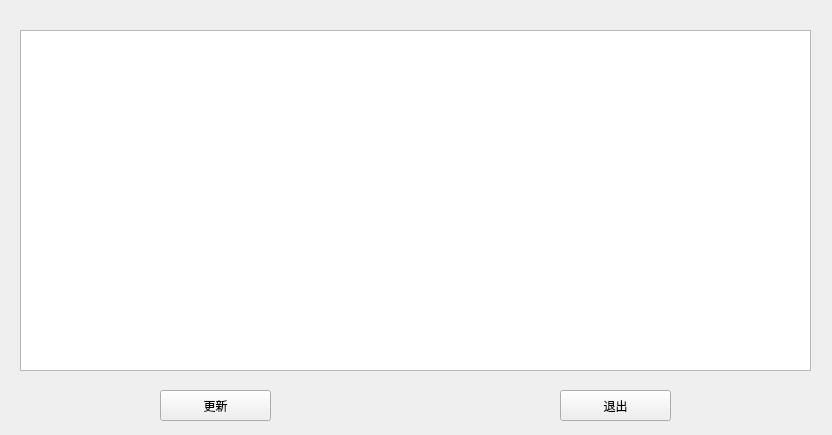
<?xml version="1.0" encoding="UTF-8"?>
<ui version="4.0">
 <class>userchangeinfo</class>
 <widget class="QWidget" name="userchangeinfo">
  <property name="geometry">
   <rect>
    <x>0</x>
    <y>0</y>
    <width>832</width>
    <height>435</height>
   </rect>
  </property>
  <property name="windowTitle">
   <string>修改用户信息</string>
  </property>
  <widget class="QTableView" name="tableView">
   <property name="geometry">
    <rect>
     <x>20</x>
     <y>30</y>
     <width>791</width>
     <height>341</height>
    </rect>
   </property>
  </widget>
  <widget class="QPushButton" name="cancel">
   <property name="geometry">
    <rect>
     <x>560</x>
     <y>390</y>
     <width>111</width>
     <height>31</height>
    </rect>
   </property>
   <property name="text">
    <string>退出</string>
   </property>
  </widget>
  <widget class="QPushButton" name="refresh">
   <property name="geometry">
    <rect>
     <x>160</x>
     <y>390</y>
     <width>111</width>
     <height>31</height>
    </rect>
   </property>
   <property name="text">
    <string>更新</string>
   </property>
  </widget>
 </widget>
 <resources/>
 <connections/>
</ui>
